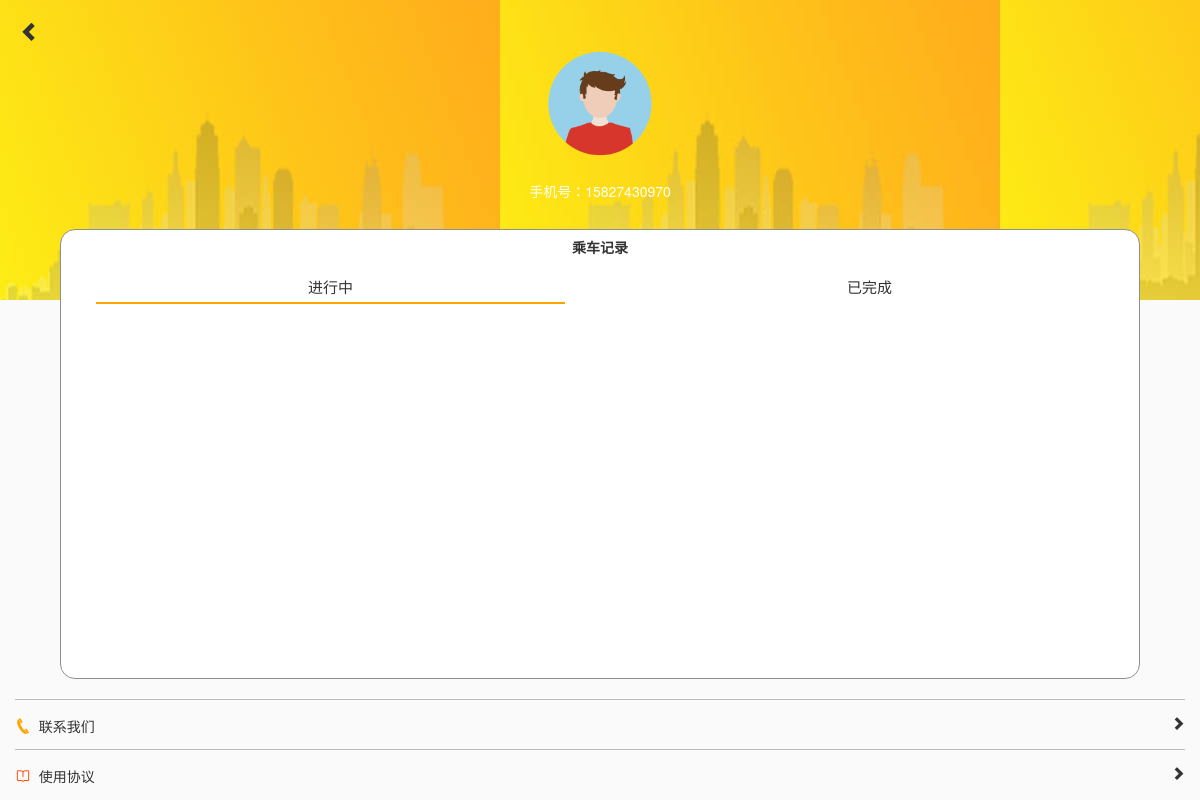
Before: /ucenter/ (signed in) with the older database file.
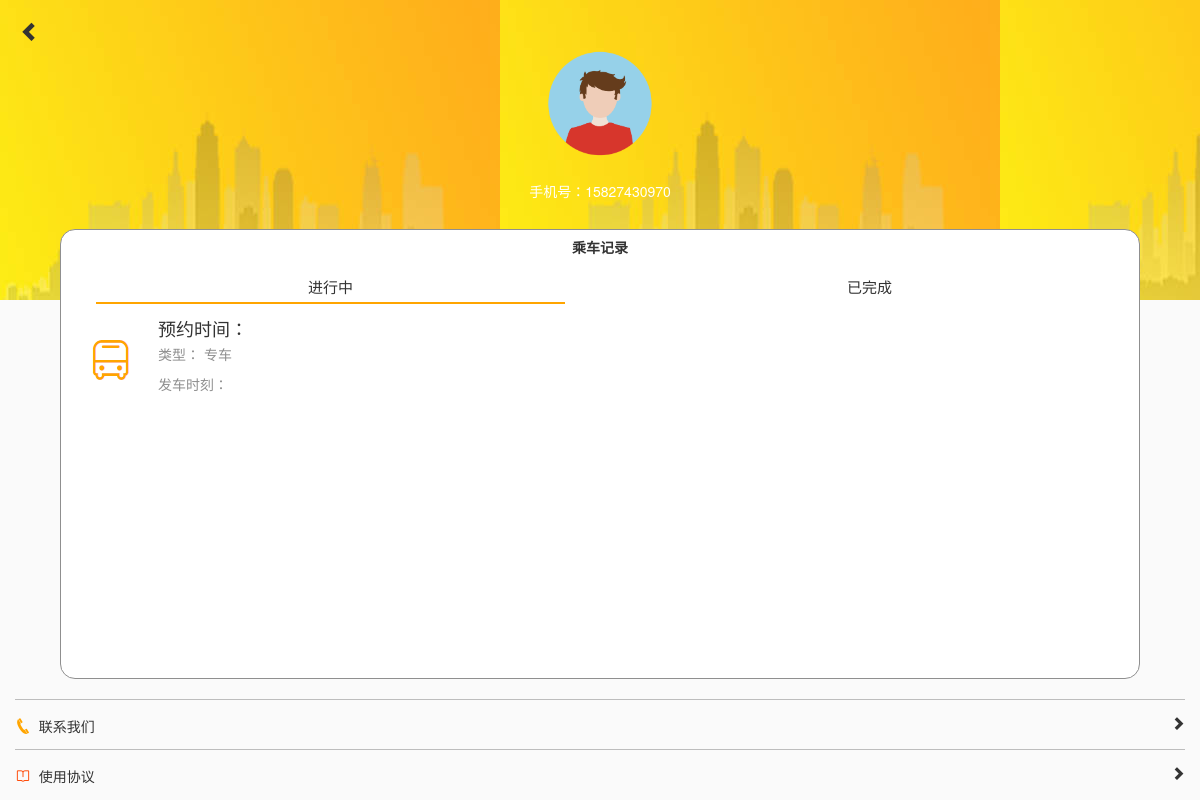
After: the same page with the newer database file.
### apps/users/models.py (models this page shows, shortened)
class UcenterReserveWrapper(models.Model):
    user = models.ForeignKey(User)
    reserve_pk = models.IntegerField()
    reserve_type = models.IntegerField(choices=((1, '校车'), (2, "专车")))
    reserve_status = models.BooleanField(default=False)

### apps/users/views.py (the view)
# urls.py: url(r'^ucenter/$', users_views.UcenterView.as_view(), name='ucenter'),
class UcenterView(LoginRequiredMixin, TemplateView):
    template_name = 'ucenter/ucenter.html'

### apps/users/models.py (called while the page is built)
    def get_now_reserve(self):
        return self.ucenterreservewrapper_set.all().filter(reserve_status=False)

    def get_done_reserve(self):
        return self.ucenterreservewrapper_set.all().filter(reserve_status=True)

### apps/users/templatetags/ucenter.py (called while the page is built)
@register.simple_tag
def parse_single_reserve_wrapper_obj(obj):
    try:
        rpk = obj.reserve_pk
        rtype = obj.reserve_type
        if rtype == 1:
            s = SchoolBusReserve.objects.get(pk=rpk)
            return s
    except:
        return None

### templates/ucenter/ucenter.html (shortened to what this page needs)
{% extends 'base.html' %}
{% load staticfiles %}
{% load ucenter %}
{% block exthead %}
    <link href="{% static 'ucenter/ucenter.css' %}" rel="stylesheet" type="text/css">
    <link href="{% static 'ucenter/iconfont.css' %}" rel="stylesheet" type="text/css">
    <link href="https://cdn.bootcss.com/animate.css/3.5.2/animate.min.css" rel="stylesheet">
{% endblock %}
{% block body %}
    <header>
        <div class="container-fluid">
            <div class="row">
                <div class="col-xs-12">
                    <i class="glyphicon glyphicon-chevron-left returnicon"
                       onclick="location.href='{% url 'index' %}'"></i>
                </div>
            </div>
            <div class="row userinfo text-center">
                <img src="{% static 'ucenter/avatar.png' %}" class="img-circle avatar">
                <p class="h5 username">手机号：{{ user.username }}</p>
            </div>
        </div>
    </header>
    <section class="record">
        <div class="container-fluid">
            <div class="row text-center">
                <h5 style="font-weight: bold">乘车记录</h5>
            </div>
            <div class="row text-center statusnav">
                <div class="col-xs-6">
                    <p class="activenav" id="nownav">进行中</p>
                </div>
                <div class="col-xs-6">
                    <p id="donenav">已完成</p>
                </div>
            </div>
            <div class="row animated fadeIn" id="now">
                <div class="col-xs-12">
                    {% for reserve in user.get_now_reserve %}
                        {% parse_single_reserve_wrapper_obj reserve as sbs %}
                        <div class="media recordli" style="cursor: pointer"
                                {% if reserve.reserve_type == 1 %}
                             onclick="location.href='{% url 'schoolbusreservesuccess' reserve.reserve_pk %}'"
                                {% elif reserve.reserve_type == 2 %}
                                {% endif %}>
                            <div class="media-left">
                                <a>
                                    <img src="{% static 'ucenter/1.png' %}" class="media-object"
                                         style="margin-top: 10px">
                                </a>
                            </div>
                            <div class="media-body">
                                <h4 class="media-heading">预约时间：{{ sbs.date_reserve | date:'m.d日H:i' }}</h4>
                                <p style="color: #8f8f8f">类型：{% if reserve.reserve_type == 1 %}校车{% else %}
                                    专车{% endif %}</p>
                                <p style="color: #8f8f8f">发车时刻：{{ sbs.schoolbus.schedule.date_schedule }}</p>
                            </div>
                        </div>
                    {% endfor %}
                </div>
            </div>
        </div>
    </section>
    <section class="listfooter">
        <div class="container-fluid">
            <div class="listfooterli">
                <p><i class="icon iconfont icon-dianhua" style="color: orange"></i>&nbsp;&nbsp;联系我们<i
                        class="glyphicon glyphicon-chevron-right pull-right goto"></i></p>
            </div>
            <div class="listfooterli">
                <p><i class="icon iconfont icon-shu" style="color: orangered"></i>&nbsp;&nbsp;使用协议<i
                        class="glyphicon glyphicon-chevron-right pull-right goto"></i></p>
            </div>
        </div>
    </section>
{% endblock %}

Changed rows visible on the page:
added UcenterReserveWrapper: reserve_type "专车"
